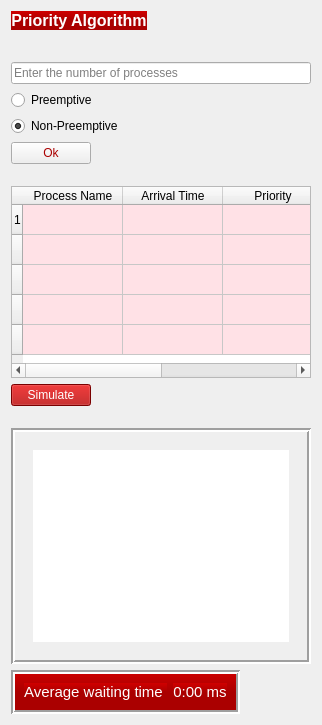
            <widget class="QWidget" name="page_3">
             <layout class="QVBoxLayout" name="verticalLayout">
              <item>
               <widget class="QLabel" name="label_5">
                <property name="sizePolicy">
                 <sizepolicy hsizetype="Fixed" vsizetype="Fixed">
                  <horstretch>0</horstretch>
                  <verstretch>0</verstretch>
                 </sizepolicy>
                </property>
                <property name="font">
                 <font>
                  <pointsize>12</pointsize>
                  <weight>75</weight>
                  <bold>true</bold>
                 </font>
                </property>
                <property name="styleSheet">
                 <string notr="true"> background-color: QLinearGradient(x1:0, y1:0, x2:0, y2:1, stop:0  rgb(208, 0, 0), stop: 0.5 rgb(170, 0, 0));</string>
                </property>
                <property name="text">
                 <string>&lt;html&gt;&lt;head/&gt;&lt;body&gt;&lt;p align=&quot;center&quot;&gt;&lt;span style=&quot; color:#ffffff;&quot;&gt;Priority Algorithm&lt;/span&gt;&lt;/p&gt;&lt;/body&gt;&lt;/html&gt;</string>
                </property>
                <property name="textFormat">
                 <enum>Qt::RichText</enum>
                </property>
               </widget>
              </item>
              <item>
               <widget class="Line" name="line_7">
                <property name="sizePolicy">
                 <sizepolicy hsizetype="Fixed" vsizetype="Fixed">
                  <horstretch>0</horstretch>
                  <verstretch>0</verstretch>
                 </sizepolicy>
                </property>
                <property name="minimumSize">
                 <size>
                  <width>0</width>
                  <height>20</height>
                 </size>
                </property>
                <property name="styleSheet">
                 <string notr="true">border:none</string>
                </property>
                <property name="orientation">
                 <enum>Qt::Vertical</enum>
                </property>
               </widget>
              </item>
              <item>
               <layout class="QVBoxLayout" name="verticalLayout_5">
                <item>
                 <widget class="QLineEdit" name="process_no_3">
                  <property name="sizePolicy">
                   <sizepolicy hsizetype="Maximum" vsizetype="Preferred">
                    <horstretch>0</horstretch>
                    <verstretch>0</verstretch>
                   </sizepolicy>
                  </property>
                  <property name="maximumSize">
                   <size>
                    <width>300</width>
                    <height>16777215</height>
                   </size>
                  </property>
                  <property name="styleSheet">
                   <string notr="true">font: 75  9pt &quot;MS Shell Dlg 2&quot;;


	color: rgb(0, 0, 0);</string>
                  </property>
                  <property name="text">
                   <string/>
                  </property>
                  <property name="placeholderText">
                   <string>Enter the number of processes</string>
                  </property>
                 </widget>
                </item>
                <item>
                 <widget class="QRadioButton" name="preemptive_2">
                  <property name="styleSheet">
                   <string notr="true">
	font: 75  10pt bold &quot;Perpetua Titling MT&quot;;
color: rgb(0, 0, 0);
</string>
                  </property>
                  <property name="text">
                   <string>Preemptive</string>
                  </property>
                  <property name="checked">
                   <bool>false</bool>
                  </property>
                 </widget>
                </item>
                <item>
                 <widget class="QRadioButton" name="non_preemptive_2">
                  <property name="styleSheet">
                   <string notr="true">	font: 75  10pt bold &quot;Perpetua Titling MT&quot;;
color: rgb(0, 0, 0);</string>
                  </property>
                  <property name="text">
                   <string>Non-Preemptive</string>
                  </property>
                  <property name="checked">
                   <bool>true</bool>
                  </property>
                 </widget>
                </item>
                <item>
                 <widget class="QPushButton" name="ok_3">
                  <property name="sizePolicy">
                   <sizepolicy hsizetype="Fixed" vsizetype="Fixed">
                    <horstretch>0</horstretch>
                    <verstretch>0</verstretch>
                   </sizepolicy>
                  </property>
                  <property name="styleSheet">
                   <string notr="true">QPushButton::hover

{

	background-color: rgb(255, 0, 0);
	color: rgb(255, 255, 255);
}

QPushButton{
	
	font: 75  11pt bold &quot;Perpetua Titling MT&quot;;

	color: rgb(170, 0, 0);


}

QPushButton:pressed
{
    background-color: QLinearGradient( x1: 0, y1: 0, x2: 0, y2: 1, stop: 0 #2d2d2d, stop: 0.1 #2b2b2b, stop: 0.5 #292929, stop: 0.9 #282828, stop: 1 #252525);
}</string>
                  </property>
                  <property name="text">
                   <string>Ok</string>
                  </property>
                 </widget>
                </item>
                <item>
                 <widget class="Line" name="line_17">
                  <property name="sizePolicy">
                   <sizepolicy hsizetype="Fixed" vsizetype="Fixed">
                    <horstretch>0</horstretch>
                    <verstretch>0</verstretch>
                   </sizepolicy>
                  </property>
                  <property name="minimumSize">
                   <size>
                    <width>0</width>
                    <height>10</height>
                   </size>
                  </property>
                  <property name="styleSheet">
                   <string notr="true">border:none</string>
                  </property>
                  <property name="orientation">
                   <enum>Qt::Vertical</enum>
                  </property>
                 </widget>
                </item>
                <item>
                 <widget class="QTableWidget" name="tableWidget_3">
                  <property name="sizePolicy">
                   <sizepolicy hsizetype="Minimum" vsizetype="Expanding">
                    <horstretch>0</horstretch>
                    <verstretch>0</verstretch>
                   </sizepolicy>
                  </property>
                  <property name="maximumSize">
                   <size>
                    <width>550</width>
                    <height>16777215</height>
                   </size>
                  </property>
                  <property name="styleSheet">
                   <string notr="true">QTableWidge::hover

{

	background-color: rgb(255, 0, 0);
}

QTableWidget::item::hover

{

	background-color: rgb(255, 255, 255);
	color: rgb(0, 0, 0);

}
QTableWidget::item::selected::none

{
background-color: rgb(255, 225, 230);
	color: rgb(0, 0, 0);

}
QTableWidget{
		font: 75 12pt bold &quot;Perpetua Titling MT&quot;;

	color: rgb(0, 0, 0);
}
</string>
                  </property>
                  <property name="editTriggers">
                   <set>QAbstractItemView::AllEditTriggers</set>
                  </property>
                  <row>
                   <property name="text">
                    <string>1</string>
                   </property>
                  </row>
                  <row>
                   <property name="text">
                    <string/>
                   </property>
                  </row>
                  <row>
                   <property name="text">
                    <string/>
                   </property>
                  </row>
                  <row>
                   <property name="text">
                    <string/>
                   </property>
                  </row>
                  <row>
                   <property name="text">
                    <string/>
                   </property>
                  </row>
                  <column>
                   <property name="text">
                    <string>Process Name</string>
                   </property>
                  </column>
                  <column>
                   <property name="text">
                    <string>Arrival Time</string>
                   </property>
                  </column>
                  <column>
                   <property name="text">
                    <string>Priority</string>
                   </property>
                  </column>
                  <column>
                   <property name="text">
                    <string>BurstTime (ms)</string>
                   </property>
                  </column>
                 </widget>
                </item>
                <item>
                 <widget class="QPushButton" name="simulate_3">
                  <property name="sizePolicy">
                   <sizepolicy hsizetype="Fixed" vsizetype="Fixed">
                    <horstretch>0</horstretch>
                    <verstretch>0</verstretch>
                   </sizepolicy>
                  </property>
                  <property name="styleSheet">
                   <string notr="true">QPushButton::hover

{

	background-color: rgb(255, 0, 0);
}

QPushButton{
	
	font: 75  11pt bold &quot;Perpetua Titling MT&quot;;

	color: rgb(255, 255, 255);
	background-color: rgb(170, 0, 0);


}

QPushButton:pressed
{
    background-color: QLinearGradient( x1: 0, y1: 0, x2: 0, y2: 1, stop: 0 #2d2d2d, stop: 0.1 #2b2b2b, stop: 0.5 #292929, stop: 0.9 #282828, stop: 1 #252525);
}</string>
                  </property>
                  <property name="text">
                   <string>Simulate</string>
                  </property>
                 </widget>
                </item>
               </layout>
              </item>
              <item>
               <widget class="Line" name="line_13">
                <property name="sizePolicy">
                 <sizepolicy hsizetype="Fixed" vsizetype="Fixed">
                  <horstretch>0</horstretch>
                  <verstretch>0</verstretch>
                 </sizepolicy>
                </property>
                <property name="minimumSize">
                 <size>
                  <width>0</width>
                  <height>10</height>
                 </size>
                </property>
                <property name="styleSheet">
                 <string notr="true">border:none</string>
                </property>
                <property name="orientation">
                 <enum>Qt::Vertical</enum>
                </property>
               </widget>
              </item>
              <item>
               <widget class="QFrame" name="frame_11">
                <property name="styleSheet">
                 <string notr="true"/>
                </property>
                <property name="frameShape">
                 <enum>QFrame::Box</enum>
                </property>
                <property name="frameShadow">
                 <enum>QFrame::Sunken</enum>
                </property>
                <property name="lineWidth">
                 <number>2</number>
                </property>
                <layout class="QVBoxLayout" name="verticalLayout_10">
                 <item>
                  <widget class="QScrollArea" name="scrollArea_4">
                   <property name="styleSheet">
                    <string notr="true">border:none;</string>
                   </property>
                   <property name="widgetResizable">
                    <bool>true</bool>
                   </property>
                   <widget class="QWidget" name="scrollAreaWidgetContents_4">
                    <property name="geometry">
                     <rect>
                      <x>0</x>
                      <y>0</y>
                      <width>884</width>
                      <height>193</height>
                     </rect>
                    </property>
                    <layout class="QGridLayout" name="gridLayout_8">
                     <item row="0" column="0">
                      <widget class="QGraphicsView" name="graphicsView_3"/>
                     </item>
                    </layout>
                   </widget>
                  </widget>
                 </item>
                </layout>
               </widget>
              </item>
              <item>
               <widget class="QFrame" name="frame_8">
                <property name="sizePolicy">
                 <sizepolicy hsizetype="Fixed" vsizetype="Fixed">
                  <horstretch>0</horstretch>
                  <verstretch>0</verstretch>
                 </sizepolicy>
                </property>
                <property name="styleSheet">
                 <string notr="true"> background-color: QLinearGradient(x1:0, y1:0, x2:0, y2:1, stop:0  rgb(208, 0, 0), stop: 0.5 rgb(170, 0, 0));</string>
                </property>
                <property name="frameShape">
                 <enum>QFrame::Box</enum>
                </property>
                <property name="frameShadow">
                 <enum>QFrame::Sunken</enum>
                </property>
                <property name="lineWidth">
                 <number>2</number>
                </property>
                <layout class="QHBoxLayout" name="horizontalLayout_2">
                 <item>
                  <widget class="QLabel" name="label_10">
                   <property name="sizePolicy">
                    <sizepolicy hsizetype="Fixed" vsizetype="Fixed">
                     <horstretch>0</horstretch>
                     <verstretch>0</verstretch>
                    </sizepolicy>
                   </property>
                   <property name="font">
                    <font>
                     <pointsize>12</pointsize>
                     <weight>75</weight>
                     <bold>true</bold>
                    </font>
                   </property>
                   <property name="styleSheet">
                    <string notr="true">color: rgb(122, 122, 122);</string>
                   </property>
                   <property name="text">
                    <string>&lt;html&gt;&lt;head/&gt;&lt;body&gt;&lt;p align=&quot;center&quot;&gt;&lt;span style=&quot; font-size:11pt; font-weight:400; color:#ffffff;&quot;&gt;Average waiting time &lt;/span&gt;&lt;/p&gt;&lt;/body&gt;&lt;/html&gt;</string>
                   </property>
                   <property name="textFormat">
                    <enum>Qt::RichText</enum>
                   </property>
                  </widget>
                 </item>
                 <item>
                  <widget class="QLabel" name="lbl_waitingtime_3">
                   <property name="sizePolicy">
                    <sizepolicy hsizetype="Fixed" vsizetype="Fixed">
                     <horstretch>0</horstretch>
                     <verstretch>0</verstretch>
                    </sizepolicy>
                   </property>
                   <property name="font">
                    <font>
                     <pointsize>12</pointsize>
                     <weight>75</weight>
                     <bold>true</bold>
                    </font>
                   </property>
                   <property name="styleSheet">
                    <string notr="true"/>
                   </property>
                   <property name="text">
                    <string>&lt;html&gt;&lt;head/&gt;&lt;body&gt;&lt;p align=&quot;center&quot;&gt;&lt;span style=&quot; font-size:11pt; font-weight:400; color:#ffffff;&quot;&gt;0:00 ms&lt;/span&gt;&lt;/p&gt;&lt;/body&gt;&lt;/html&gt;</string>
                   </property>
                   <property name="textFormat">
                    <enum>Qt::RichText</enum>
                   </property>
                  </widget>
                 </item>
                </layout>
               </widget>
              </item>
             </layout>
            </widget>
